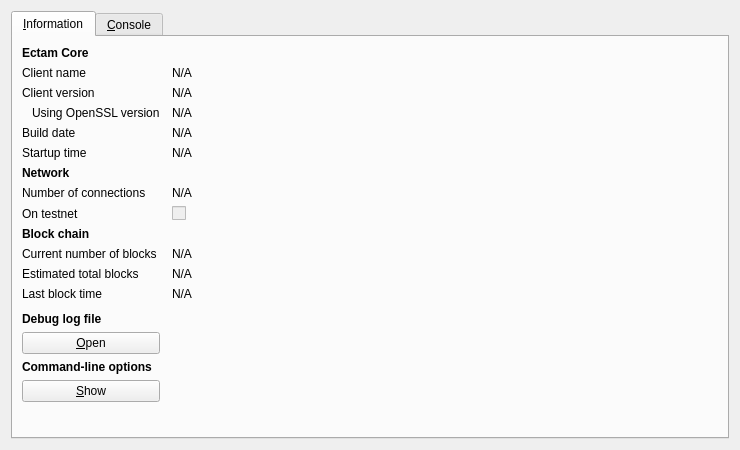
<?xml version="1.0" encoding="UTF-8"?>
<ui version="4.0">
 <class>RPCConsole</class>
 <widget class="QDialog" name="RPCConsole">
  <property name="geometry">
   <rect>
    <x>0</x>
    <y>0</y>
    <width>740</width>
    <height>450</height>
   </rect>
  </property>
  <property name="windowTitle">
   <string>Ectam - Debug window</string>
  </property>
  <layout class="QVBoxLayout" name="verticalLayout_2">
   <item>
    <widget class="QTabWidget" name="tabWidget">
     <property name="currentIndex">
      <number>0</number>
     </property>
     <widget class="QWidget" name="tab_info">
      <attribute name="title">
       <string>&amp;Information</string>
      </attribute>
      <layout class="QGridLayout" name="gridLayout" columnstretch="0,1">
       <property name="horizontalSpacing">
        <number>12</number>
       </property>
       <item row="0" column="0">
        <widget class="QLabel" name="label_9">
         <property name="font">
          <font>
           <weight>75</weight>
           <bold>true</bold>
          </font>
         </property>
         <property name="text">
          <string>Ectam Core</string>
         </property>
        </widget>
       </item>
       <item row="1" column="0">
        <widget class="QLabel" name="label_5">
         <property name="text">
          <string>Client name</string>
         </property>
        </widget>
       </item>
       <item row="1" column="1">
        <widget class="QLabel" name="clientName">
         <property name="cursor">
          <cursorShape>IBeamCursor</cursorShape>
         </property>
         <property name="text">
          <string>N/A</string>
         </property>
         <property name="textFormat">
          <enum>Qt::PlainText</enum>
         </property>
         <property name="textInteractionFlags">
          <set>Qt::LinksAccessibleByMouse|Qt::TextSelectableByKeyboard|Qt::TextSelectableByMouse</set>
         </property>
        </widget>
       </item>
       <item row="2" column="0">
        <widget class="QLabel" name="label_6">
         <property name="text">
          <string>Client version</string>
         </property>
        </widget>
       </item>
       <item row="2" column="1">
        <widget class="QLabel" name="clientVersion">
         <property name="cursor">
          <cursorShape>IBeamCursor</cursorShape>
         </property>
         <property name="text">
          <string>N/A</string>
         </property>
         <property name="textFormat">
          <enum>Qt::PlainText</enum>
         </property>
         <property name="textInteractionFlags">
          <set>Qt::LinksAccessibleByMouse|Qt::TextSelectableByKeyboard|Qt::TextSelectableByMouse</set>
         </property>
        </widget>
       </item>
       <item row="3" column="0">
        <widget class="QLabel" name="label_14">
         <property name="text">
          <string>Using OpenSSL version</string>
         </property>
         <property name="indent">
          <number>10</number>
         </property>
        </widget>
       </item>
       <item row="3" column="1">
        <widget class="QLabel" name="openSSLVersion">
         <property name="cursor">
          <cursorShape>IBeamCursor</cursorShape>
         </property>
         <property name="text">
          <string>N/A</string>
         </property>
         <property name="textFormat">
          <enum>Qt::PlainText</enum>
         </property>
         <property name="textInteractionFlags">
          <set>Qt::LinksAccessibleByMouse|Qt::TextSelectableByKeyboard|Qt::TextSelectableByMouse</set>
         </property>
        </widget>
       </item>
       <item row="4" column="0">
        <widget class="QLabel" name="label_12">
         <property name="text">
          <string>Build date</string>
         </property>
        </widget>
       </item>
       <item row="4" column="1">
        <widget class="QLabel" name="buildDate">
         <property name="cursor">
          <cursorShape>IBeamCursor</cursorShape>
         </property>
         <property name="text">
          <string>N/A</string>
         </property>
         <property name="textFormat">
          <enum>Qt::PlainText</enum>
         </property>
         <property name="textInteractionFlags">
          <set>Qt::LinksAccessibleByMouse|Qt::TextSelectableByKeyboard|Qt::TextSelectableByMouse</set>
         </property>
        </widget>
       </item>
       <item row="5" column="0">
        <widget class="QLabel" name="label_13">
         <property name="text">
          <string>Startup time</string>
         </property>
        </widget>
       </item>
       <item row="5" column="1">
        <widget class="QLabel" name="startupTime">
         <property name="cursor">
          <cursorShape>IBeamCursor</cursorShape>
         </property>
         <property name="text">
          <string>N/A</string>
         </property>
         <property name="textFormat">
          <enum>Qt::PlainText</enum>
         </property>
         <property name="textInteractionFlags">
          <set>Qt::LinksAccessibleByMouse|Qt::TextSelectableByKeyboard|Qt::TextSelectableByMouse</set>
         </property>
        </widget>
       </item>
       <item row="6" column="0">
        <widget class="QLabel" name="label_11">
         <property name="font">
          <font>
           <weight>75</weight>
           <bold>true</bold>
          </font>
         </property>
         <property name="text">
          <string>Network</string>
         </property>
        </widget>
       </item>
       <item row="7" column="0">
        <widget class="QLabel" name="label_7">
         <property name="text">
          <string>Number of connections</string>
         </property>
        </widget>
       </item>
       <item row="7" column="1">
        <widget class="QLabel" name="numberOfConnections">
         <property name="cursor">
          <cursorShape>IBeamCursor</cursorShape>
         </property>
         <property name="text">
          <string>N/A</string>
         </property>
         <property name="textFormat">
          <enum>Qt::PlainText</enum>
         </property>
         <property name="textInteractionFlags">
          <set>Qt::LinksAccessibleByMouse|Qt::TextSelectableByKeyboard|Qt::TextSelectableByMouse</set>
         </property>
        </widget>
       </item>
       <item row="8" column="0">
        <widget class="QLabel" name="label_8">
         <property name="text">
          <string>On testnet</string>
         </property>
        </widget>
       </item>
       <item row="8" column="1">
        <widget class="QCheckBox" name="isTestNet">
         <property name="enabled">
          <bool>false</bool>
         </property>
         <property name="text">
          <string/>
         </property>
        </widget>
       </item>
       <item row="9" column="0">
        <widget class="QLabel" name="label_10">
         <property name="font">
          <font>
           <weight>75</weight>
           <bold>true</bold>
          </font>
         </property>
         <property name="text">
          <string>Block chain</string>
         </property>
        </widget>
       </item>
       <item row="10" column="0">
        <widget class="QLabel" name="label_3">
         <property name="text">
          <string>Current number of blocks</string>
         </property>
        </widget>
       </item>
       <item row="10" column="1">
        <widget class="QLabel" name="numberOfBlocks">
         <property name="cursor">
          <cursorShape>IBeamCursor</cursorShape>
         </property>
         <property name="text">
          <string>N/A</string>
         </property>
         <property name="textFormat">
          <enum>Qt::PlainText</enum>
         </property>
         <property name="textInteractionFlags">
          <set>Qt::LinksAccessibleByMouse|Qt::TextSelectableByKeyboard|Qt::TextSelectableByMouse</set>
         </property>
        </widget>
       </item>
       <item row="11" column="0">
        <widget class="QLabel" name="label_4">
         <property name="text">
          <string>Estimated total blocks</string>
         </property>
        </widget>
       </item>
       <item row="11" column="1">
        <widget class="QLabel" name="totalBlocks">
         <property name="cursor">
          <cursorShape>IBeamCursor</cursorShape>
         </property>
         <property name="text">
          <string>N/A</string>
         </property>
         <property name="textFormat">
          <enum>Qt::PlainText</enum>
         </property>
         <property name="textInteractionFlags">
          <set>Qt::LinksAccessibleByMouse|Qt::TextSelectableByKeyboard|Qt::TextSelectableByMouse</set>
         </property>
        </widget>
       </item>
       <item row="12" column="0">
        <widget class="QLabel" name="label_2">
         <property name="text">
          <string>Last block time</string>
         </property>
        </widget>
       </item>
       <item row="12" column="1">
        <widget class="QLabel" name="lastBlockTime">
         <property name="cursor">
          <cursorShape>IBeamCursor</cursorShape>
         </property>
         <property name="text">
          <string>N/A</string>
         </property>
         <property name="textFormat">
          <enum>Qt::PlainText</enum>
         </property>
         <property name="textInteractionFlags">
          <set>Qt::LinksAccessibleByMouse|Qt::TextSelectableByKeyboard|Qt::TextSelectableByMouse</set>
         </property>
        </widget>
       </item>
       <item row="13" column="0">
        <spacer name="verticalSpacer_2">
         <property name="orientation">
          <enum>Qt::Vertical</enum>
         </property>
         <property name="sizeHint" stdset="0">
          <size>
           <width>20</width>
           <height>20</height>
          </size>
         </property>
        </spacer>
       </item>
       <item row="14" column="0">
        <widget class="QLabel" name="labelDebugLogfile">
         <property name="font">
          <font>
           <weight>75</weight>
           <bold>true</bold>
          </font>
         </property>
         <property name="text">
          <string>Debug log file</string>
         </property>
        </widget>
       </item>
       <item row="15" column="0">
        <widget class="QPushButton" name="openDebugLogfileButton">
         <property name="toolTip">
          <string>Open the Ectam debug log file from the current data directory. This can take a few seconds for large log files.</string>
         </property>
         <property name="text">
          <string>&amp;Open</string>
         </property>
         <property name="autoDefault">
          <bool>false</bool>
         </property>
        </widget>
       </item>
       <item row="16" column="0">
        <widget class="QLabel" name="labelCLOptions">
         <property name="font">
          <font>
           <weight>75</weight>
           <bold>true</bold>
          </font>
         </property>
         <property name="text">
          <string>Command-line options</string>
         </property>
        </widget>
       </item>
       <item row="17" column="0">
        <widget class="QPushButton" name="showCLOptionsButton">
         <property name="toolTip">
          <string>Show the Ectam-Qt help message to get a list with possible Ectam command-line options.</string>
         </property>
         <property name="text">
          <string>&amp;Show</string>
         </property>
         <property name="autoDefault">
          <bool>false</bool>
         </property>
        </widget>
       </item>
       <item row="18" column="0">
        <spacer name="verticalSpacer">
         <property name="orientation">
          <enum>Qt::Vertical</enum>
         </property>
         <property name="sizeHint" stdset="0">
          <size>
           <width>20</width>
           <height>40</height>
          </size>
         </property>
        </spacer>
       </item>
      </layout>
     </widget>
     <widget class="QWidget" name="tab_console">
      <attribute name="title">
       <string>&amp;Console</string>
      </attribute>
      <layout class="QVBoxLayout" name="verticalLayout_3">
       <property name="spacing">
        <number>3</number>
       </property>
       <item>
        <widget class="QTextEdit" name="messagesWidget">
         <property name="minimumSize">
          <size>
           <width>0</width>
           <height>100</height>
          </size>
         </property>
         <property name="readOnly">
          <bool>true</bool>
         </property>
         <property name="tabKeyNavigation" stdset="0">
          <bool>false</bool>
         </property>
         <property name="columnCount" stdset="0">
          <number>2</number>
         </property>
        </widget>
       </item>
       <item>
        <layout class="QHBoxLayout" name="horizontalLayout">
         <property name="spacing">
          <number>3</number>
         </property>
         <item>
          <widget class="QLabel" name="label">
           <property name="text">
            <string notr="true">&gt;</string>
           </property>
          </widget>
         </item>
         <item>
          <widget class="QLineEdit" name="lineEdit"/>
         </item>
         <item>
          <widget class="QPushButton" name="clearButton">
           <property name="maximumSize">
            <size>
             <width>24</width>
             <height>24</height>
            </size>
           </property>
           <property name="toolTip">
            <string>Clear console</string>
           </property>
           <property name="text">
            <string/>
           </property>
           <property name="icon">
            <iconset resource="../Ectam.qrc">
             <normaloff>:/icons/remove</normaloff>:/icons/remove</iconset>
           </property>
           <property name="shortcut">
            <string notr="true">Ctrl+L</string>
           </property>
           <property name="autoDefault">
            <bool>false</bool>
           </property>
          </widget>
         </item>
        </layout>
       </item>
      </layout>
     </widget>
    </widget>
   </item>
  </layout>
 </widget>
 <resources>
  <include location="../Ectam.qrc"/>
 </resources>
 <connections/>
</ui>
